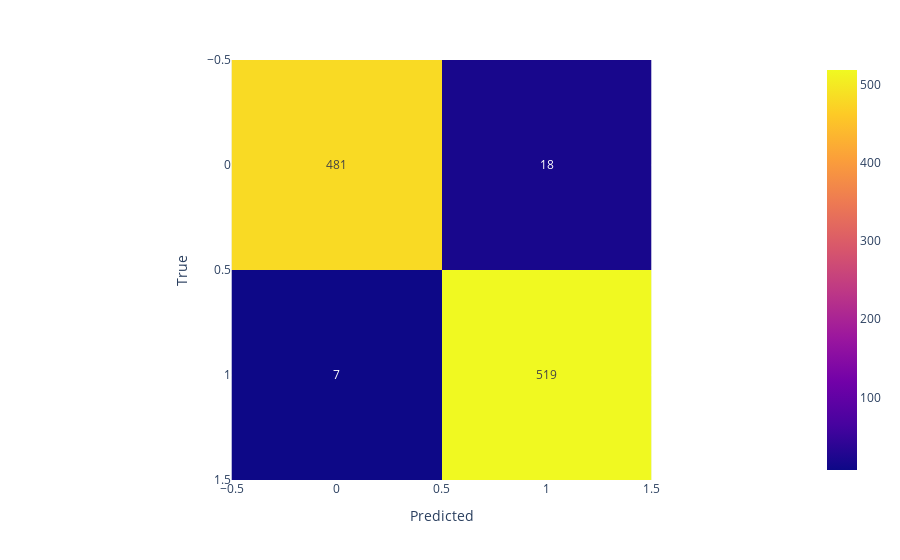

Notebook cell for this chart:
### Code cell
predict(model_forest, heart_data, 'target')

### Figure 1 — Plotly figure (JSON) as saved in the notebook; plotly's stock layout.template omitted (floating-point values rounded to 4 significant figures)
{"data": [{"coloraxis": "coloraxis", "hovertemplate": "Predicted: %{x}<br>True: %{y}<br>color: %{z}<extra></extra>", "name": "0", "texttemplate": "%{z}", "type": "heatmap", "xaxis": "x", "yaxis": "y", "z": [[481, 18], [7, 519]]}], "layout": {"coloraxis": {"colorscale": [[0, "#0d0887"], [0.1111, "#46039f"], [0.2222, "#7201a8"], [0.3333, "#9c179e"], [0.4444, "#bd3786"], [0.5556, "#d8576b"], [0.6667, "#ed7953"], [0.7778, "#fb9f3a"], [0.8889, "#fdca26"], [1, "#f0f921"]]}, "margin": {"t": 60}, "xaxis": {"anchor": "y", "constrain": "domain", "domain": [0, 1], "scaleanchor": "y", "title": {"text": "Predicted"}}, "yaxis": {"anchor": "x", "autorange": "reversed", "constrain": "domain", "domain": [0, 1], "title": {"text": "True"}}}}
